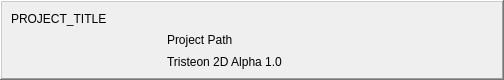
<?xml version="1.0" encoding="UTF-8"?>
<ui version="4.0">
 <class>Form</class>
 <widget class="QWidget" name="Form">
  <property name="geometry">
   <rect>
    <x>0</x>
    <y>0</y>
    <width>504</width>
    <height>80</height>
   </rect>
  </property>
  <property name="minimumSize">
   <size>
    <width>0</width>
    <height>80</height>
   </size>
  </property>
  <property name="maximumSize">
   <size>
    <width>16777215</width>
    <height>101</height>
   </size>
  </property>
  <property name="mouseTracking">
   <bool>true</bool>
  </property>
  <property name="windowTitle">
   <string>Form</string>
  </property>
  <layout class="QGridLayout" name="gridLayout">
   <property name="leftMargin">
    <number>0</number>
   </property>
   <property name="topMargin">
    <number>0</number>
   </property>
   <property name="rightMargin">
    <number>0</number>
   </property>
   <property name="bottomMargin">
    <number>0</number>
   </property>
   <property name="spacing">
    <number>0</number>
   </property>
   <item row="0" column="0">
    <widget class="QFrame" name="frame">
     <property name="mouseTracking">
      <bool>true</bool>
     </property>
     <property name="frameShape">
      <enum>QFrame::WinPanel</enum>
     </property>
     <property name="frameShadow">
      <enum>QFrame::Raised</enum>
     </property>
     <layout class="QGridLayout" name="gridLayout_2">
      <property name="leftMargin">
       <number>9</number>
      </property>
      <property name="topMargin">
       <number>9</number>
      </property>
      <property name="rightMargin">
       <number>9</number>
      </property>
      <property name="bottomMargin">
       <number>9</number>
      </property>
      <property name="spacing">
       <number>6</number>
      </property>
      <item row="1" column="0" rowspan="2">
       <spacer name="verticalSpacer_4">
        <property name="orientation">
         <enum>Qt::Vertical</enum>
        </property>
        <property name="sizeHint" stdset="0">
         <size>
          <width>20</width>
          <height>21</height>
         </size>
        </property>
       </spacer>
      </item>
      <item row="2" column="1">
       <widget class="QLabel" name="version">
        <property name="mouseTracking">
         <bool>true</bool>
        </property>
        <property name="text">
         <string>Tristeon 2D Alpha 1.0</string>
        </property>
       </widget>
      </item>
      <item row="0" column="0">
       <widget class="QLabel" name="title">
        <property name="minimumSize">
         <size>
          <width>150</width>
          <height>0</height>
         </size>
        </property>
        <property name="mouseTracking">
         <bool>true</bool>
        </property>
        <property name="text">
         <string>PROJECT_TITLE</string>
        </property>
       </widget>
      </item>
      <item row="0" column="1">
       <spacer name="horizontalSpacer_6">
        <property name="orientation">
         <enum>Qt::Horizontal</enum>
        </property>
        <property name="sizeHint" stdset="0">
         <size>
          <width>377</width>
          <height>7</height>
         </size>
        </property>
       </spacer>
      </item>
      <item row="1" column="1">
       <widget class="QLabel" name="path">
        <property name="mouseTracking">
         <bool>true</bool>
        </property>
        <property name="text">
         <string>Project Path</string>
        </property>
       </widget>
      </item>
     </layout>
    </widget>
   </item>
  </layout>
 </widget>
 <resources/>
 <connections/>
</ui>
